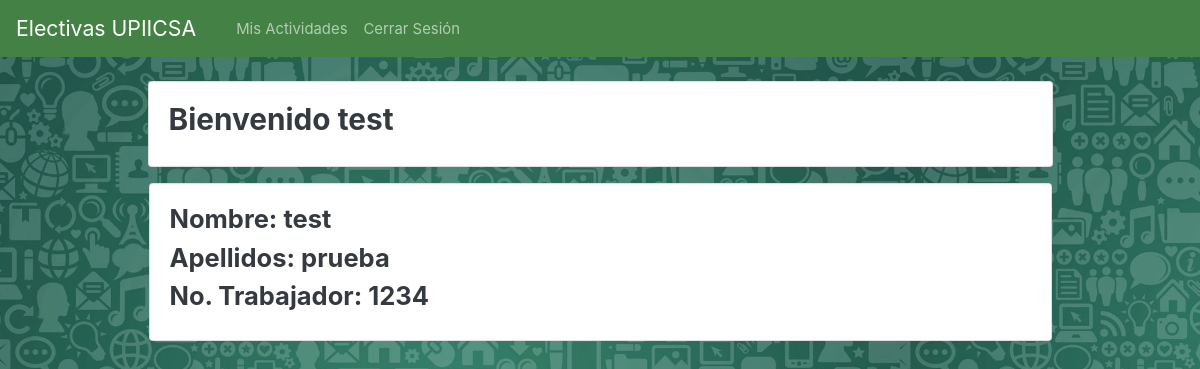
The page /inter/home_i.php (signed in) on the database its author committed.
### tables this page shows
CREATE TABLE `inter` (
  `id_inter` varchar(15) NOT NULL,
  `password` varchar(30) NOT NULL DEFAULT '0',
  `name_inter` varchar(55) NOT NULL,
  `ap_inter` varchar(55) NOT NULL
);

### inter/home_i.php (the view, shortened to what this page needs)
<?php
    include ('../connect.php');
        ?>
        <?php
    $query  = "SELECT * FROM inter WHERE id_inter = '$_SESSION[user_id]'";
    $result = mysqli_query($con,$query);
    $row = mysqli_fetch_array($result);
?>
<!doctype html>
<html>
<head>
    <link rel="stylesheet" href="../css/Style.css">
    <link rel="stylesheet" href="../componentes/bootstrap/css/bootstrap.css">
    <link rel="stylesheet" href="../css/bootstrap.css">
</head>
<body>
<nav class="navbar navbar-expand-lg navbar-dark bg-upiicsa sticky-top">
        <a class="navbar-brand" href="#">Electivas UPIICSA</a>
        <ul class="navbar-nav mr-auto">
            <li class="nav-item active">
                <a class="nav-link"> </a>
            </li>
        </ul>
        <div class="navbar-collapse collapse " id="navbarColor01" style="">
            <ul class="navbar-nav mr-auto">
                <li class="nav-item">
                    <a class="nav-link" href="actividades/actividades.php">Mis Actividades</a>
                </li>
                <li class="nav-item">
                    <a class="nav-link" href="../logout.php">Cerrar Sesión</a>
                </li>
            </ul>
        </div>
    </nav>
    <div class="container p-4">
        <div class="row">
            <div class="col-xl-10 mx-auto ">
                <div class="card">
                    <div class="card-body">
                        <h3 class="wlc">Bienvenido <?php echo $row['name_inter']; ?></h3>
                    </div>
                </div>
            </div>
            <div class="col-12 col-md-12 col-xl-10 mx-auto p-3">
                <div class="card">
                    <div class="card-body">
                        <h4>Nombre: <?php echo $row['name_inter']; ?></h4>
                        <h4>Apellidos: <?php echo $row['ap_inter']; ?></h4>
                        <h4>No. Trabajador: <?php echo $row['id_inter']; ?></h4>
                    </div>
                </div>
            </div>
        </div>
    </div>
</body>
</html>

### css/Style.css (style rules this page uses)
body { background-image: url("../visual/whatsapp.jpg"); background-size: contain; width: 100vw; height: 100vh; }
.bg-upiicsa { color: #ffffff; background-color: #448144; }

### rows shown on the page
inter: name_inter "test", ap_inter "prueba", id_inter "1234"
